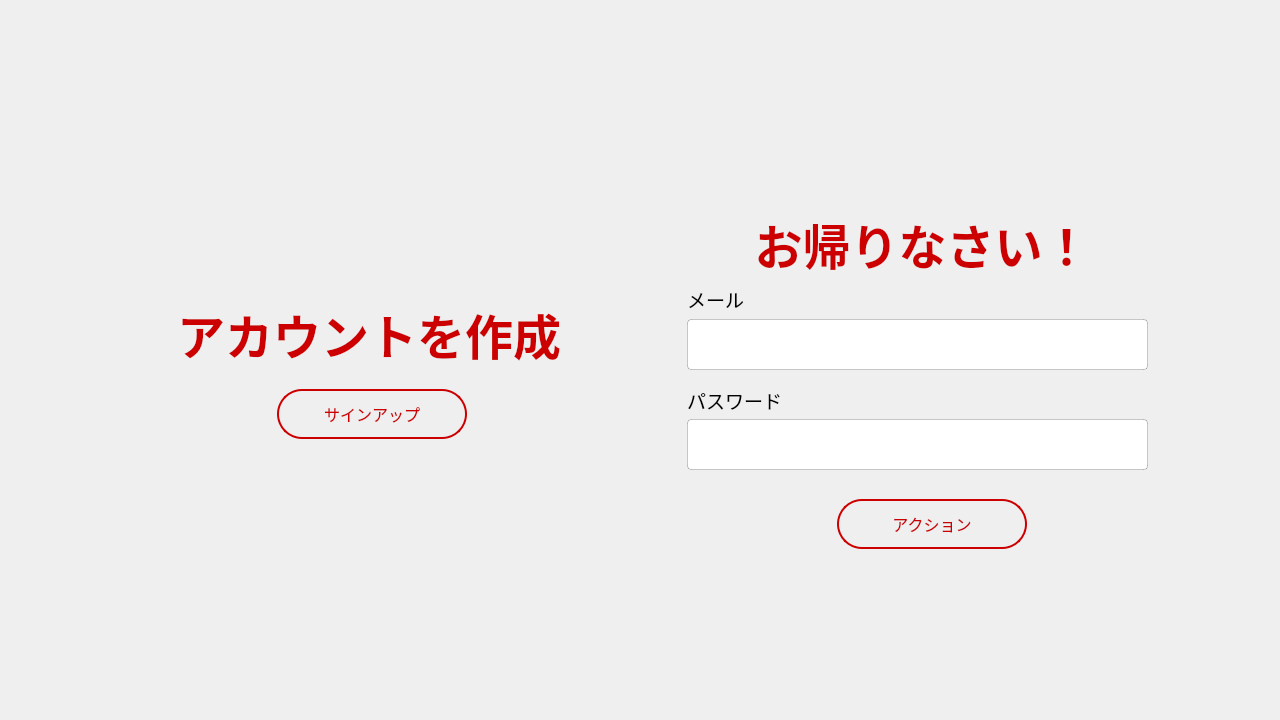
<?xml version="1.0" encoding="UTF-8"?>
<ui version="4.0">
 <class>LoginWindow</class>
 <widget class="QMainWindow" name="LoginWindow">
  <property name="geometry">
   <rect>
    <x>0</x>
    <y>0</y>
    <width>1280</width>
    <height>720</height>
   </rect>
  </property>
  <property name="windowTitle">
   <string>MainWindow</string>
  </property>
  <property name="styleSheet">
   <string notr="true">#label_2, #label, #label_11, #label_12 {
	color: rgba(255,255,255,0.9);
}</string>
  </property>
  <widget class="QWidget" name="centralwidget">
   <widget class="QStackedWidget" name="stackedWidget">
    <property name="geometry">
     <rect>
      <x>-1</x>
      <y>-1</y>
      <width>1281</width>
      <height>721</height>
     </rect>
    </property>
    <widget class="QWidget" name="page_1">
     <widget class="QWidget" name="container" native="true">
      <property name="geometry">
       <rect>
        <x>0</x>
        <y>0</y>
        <width>1281</width>
        <height>721</height>
       </rect>
      </property>
      <property name="styleSheet">
       <string notr="true">#container {
	background-image: url(:/img/img/login-bg.png);
}</string>
      </property>
      <widget class="QWidget" name="widget" native="true">
       <property name="geometry">
        <rect>
         <x>28</x>
         <y>40</y>
         <width>1220</width>
         <height>641</height>
        </rect>
       </property>
       <widget class="QWidget" name="widget_2" native="true">
        <property name="enabled">
         <bool>true</bool>
        </property>
        <property name="geometry">
         <rect>
          <x>0</x>
          <y>0</y>
          <width>581</width>
          <height>641</height>
         </rect>
        </property>
        <widget class="QLabel" name="label">
         <property name="geometry">
          <rect>
           <x>150</x>
           <y>240</y>
           <width>431</width>
           <height>111</height>
          </rect>
         </property>
         <property name="palette">
          <palette>
           <active>
            <colorrole role="WindowText">
             <brush brushstyle="SolidPattern">
              <color alpha="229">
               <red>255</red>
               <green>255</green>
               <blue>255</blue>
              </color>
             </brush>
            </colorrole>
            <colorrole role="Text">
             <brush brushstyle="SolidPattern">
              <color alpha="229">
               <red>255</red>
               <green>255</green>
               <blue>255</blue>
              </color>
             </brush>
            </colorrole>
            <colorrole role="ButtonText">
             <brush brushstyle="SolidPattern">
              <color alpha="229">
               <red>255</red>
               <green>255</green>
               <blue>255</blue>
              </color>
             </brush>
            </colorrole>
            <colorrole role="PlaceholderText">
             <brush brushstyle="NoBrush">
              <color alpha="128">
               <red>255</red>
               <green>255</green>
               <blue>255</blue>
              </color>
             </brush>
            </colorrole>
           </active>
           <inactive>
            <colorrole role="WindowText">
             <brush brushstyle="SolidPattern">
              <color alpha="229">
               <red>255</red>
               <green>255</green>
               <blue>255</blue>
              </color>
             </brush>
            </colorrole>
            <colorrole role="Text">
             <brush brushstyle="SolidPattern">
              <color alpha="229">
               <red>255</red>
               <green>255</green>
               <blue>255</blue>
              </color>
             </brush>
            </colorrole>
            <colorrole role="ButtonText">
             <brush brushstyle="SolidPattern">
              <color alpha="229">
               <red>255</red>
               <green>255</green>
               <blue>255</blue>
              </color>
             </brush>
            </colorrole>
            <colorrole role="PlaceholderText">
             <brush brushstyle="NoBrush">
              <color alpha="128">
               <red>255</red>
               <green>255</green>
               <blue>255</blue>
              </color>
             </brush>
            </colorrole>
           </inactive>
           <disabled>
            <colorrole role="WindowText">
             <brush brushstyle="SolidPattern">
              <color alpha="229">
               <red>255</red>
               <green>255</green>
               <blue>255</blue>
              </color>
             </brush>
            </colorrole>
            <colorrole role="Text">
             <brush brushstyle="SolidPattern">
              <color alpha="229">
               <red>255</red>
               <green>255</green>
               <blue>255</blue>
              </color>
             </brush>
            </colorrole>
            <colorrole role="ButtonText">
             <brush brushstyle="SolidPattern">
              <color alpha="229">
               <red>255</red>
               <green>255</green>
               <blue>255</blue>
              </color>
             </brush>
            </colorrole>
            <colorrole role="PlaceholderText">
             <brush brushstyle="NoBrush">
              <color alpha="128">
               <red>255</red>
               <green>255</green>
               <blue>255</blue>
              </color>
             </brush>
            </colorrole>
           </disabled>
          </palette>
         </property>
         <property name="font">
          <font>
           <family>Source Sans 3</family>
           <pointsize>36</pointsize>
           <weight>75</weight>
           <bold>true</bold>
          </font>
         </property>
         <property name="mouseTracking">
          <bool>true</bool>
         </property>
         <property name="styleSheet">
          <string notr="true"/>
         </property>
         <property name="text">
          <string>&lt;html&gt;&lt;head/&gt;&lt;body&gt;&lt;p&gt;&lt;span style=&quot; color:#cc0000;&quot;&gt;アカウントを作成&lt;/span&gt;&lt;/p&gt;&lt;/body&gt;&lt;/html&gt;</string>
         </property>
        </widget>
        <widget class="QPushButton" name="registerPushButton">
         <property name="geometry">
          <rect>
           <x>250</x>
           <y>350</y>
           <width>190</width>
           <height>50</height>
          </rect>
         </property>
         <property name="font">
          <font>
           <pointsize>12</pointsize>
          </font>
         </property>
         <property name="cursor">
          <cursorShape>PointingHandCursor</cursorShape>
         </property>
         <property name="styleSheet">
          <string notr="true">QPushButton {
	border: 2px solid rgb(204, 0, 0);
	color: rgba(204, 0, 0);	
	border-radius: 25px;
}

QPushButton:hover {
	background-color: rgb(204, 0, 0);
	color: #FFFFFF;
}</string>
         </property>
         <property name="text">
          <string>サインアップ</string>
         </property>
        </widget>
       </widget>
       <widget class="QWidget" name="widget_5" native="true">
        <property name="geometry">
         <rect>
          <x>510</x>
          <y>0</y>
          <width>721</width>
          <height>641</height>
         </rect>
        </property>
        <property name="sizePolicy">
         <sizepolicy hsizetype="Preferred" vsizetype="Preferred">
          <horstretch>0</horstretch>
          <verstretch>0</verstretch>
         </sizepolicy>
        </property>
        <widget class="QLabel" name="label_5">
         <property name="geometry">
          <rect>
           <x>170</x>
           <y>170</y>
           <width>431</width>
           <height>70</height>
          </rect>
         </property>
         <property name="font">
          <font>
           <family>Source Sans 3</family>
           <pointsize>36</pointsize>
           <weight>75</weight>
           <bold>true</bold>
          </font>
         </property>
         <property name="toolTip">
          <string>&lt;html&gt;&lt;head/&gt;&lt;body&gt;&lt;p&gt;&lt;span style=&quot; color:#cc0000;&quot;&gt;お帰りなさい！&lt;/span&gt;&lt;/p&gt;&lt;/body&gt;&lt;/html&gt;</string>
         </property>
         <property name="styleSheet">
          <string notr="true">color: rgb(204, 0, 0);
</string>
         </property>
         <property name="text">
          <string>お帰りなさい！</string>
         </property>
         <property name="alignment">
          <set>Qt::AlignCenter</set>
         </property>
        </widget>
        <widget class="QWidget" name="widget_3" native="true">
         <property name="geometry">
          <rect>
           <x>140</x>
           <y>240</y>
           <width>481</width>
           <height>111</height>
          </rect>
         </property>
         <property name="maximumSize">
          <size>
           <width>16777215</width>
           <height>16777215</height>
          </size>
         </property>
         <widget class="QLineEdit" name="emailLineEdit">
          <property name="geometry">
           <rect>
            <x>10</x>
            <y>40</y>
            <width>461</width>
            <height>51</height>
           </rect>
          </property>
          <property name="minimumSize">
           <size>
            <width>0</width>
            <height>50</height>
           </size>
          </property>
          <property name="maximumSize">
           <size>
            <width>16777215</width>
            <height>16777215</height>
           </size>
          </property>
          <property name="styleSheet">
           <string notr="true">border: 1px solid rgba(0,0,0,0.2);
border-radius: 4px;
padding-left: 10px;
</string>
          </property>
          <property name="echoMode">
           <enum>QLineEdit::Normal</enum>
          </property>
          <property name="placeholderText">
           <string/>
          </property>
         </widget>
         <widget class="QLabel" name="label_3">
          <property name="geometry">
           <rect>
            <x>10</x>
            <y>10</y>
            <width>61</width>
            <height>20</height>
           </rect>
          </property>
          <property name="maximumSize">
           <size>
            <width>16777215</width>
            <height>20</height>
           </size>
          </property>
          <property name="font">
           <font>
            <family>Source Sans 3</family>
            <pointsize>14</pointsize>
           </font>
          </property>
          <property name="styleSheet">
           <string notr="true">color: #000;</string>
          </property>
          <property name="text">
           <string>メール</string>
          </property>
         </widget>
        </widget>
        <widget class="QWidget" name="widget_4" native="true">
         <property name="geometry">
          <rect>
           <x>140</x>
           <y>350</y>
           <width>481</width>
           <height>101</height>
          </rect>
         </property>
         <widget class="QLabel" name="label_4">
          <property name="geometry">
           <rect>
            <x>10</x>
            <y>0</y>
            <width>121</width>
            <height>22</height>
           </rect>
          </property>
          <property name="font">
           <font>
            <family>Source Sans 3</family>
            <pointsize>14</pointsize>
           </font>
          </property>
          <property name="styleSheet">
           <string notr="true">color: #000;</string>
          </property>
          <property name="text">
           <string>パスワード</string>
          </property>
         </widget>
         <widget class="QLineEdit" name="passwordLineEdit">
          <property name="geometry">
           <rect>
            <x>10</x>
            <y>30</y>
            <width>461</width>
            <height>51</height>
           </rect>
          </property>
          <property name="styleSheet">
           <string notr="true">border: 1px solid rgba(0,0,0,0.2);
border-radius: 4px;
padding-left: 10px;</string>
          </property>
          <property name="text">
           <string/>
          </property>
          <property name="echoMode">
           <enum>QLineEdit::Password</enum>
          </property>
         </widget>
        </widget>
        <widget class="QPushButton" name="loginPushButton">
         <property name="geometry">
          <rect>
           <x>300</x>
           <y>460</y>
           <width>190</width>
           <height>50</height>
          </rect>
         </property>
         <property name="minimumSize">
          <size>
           <width>0</width>
           <height>50</height>
          </size>
         </property>
         <property name="maximumSize">
          <size>
           <width>190</width>
           <height>16777215</height>
          </size>
         </property>
         <property name="font">
          <font>
           <pointsize>12</pointsize>
          </font>
         </property>
         <property name="cursor">
          <cursorShape>PointingHandCursor</cursorShape>
         </property>
         <property name="styleSheet">
          <string notr="true">QPushButton {
	border: 2px solid rgb(204, 0, 0);
	color: rgba(204, 0, 0);	
	border-radius: 25px;
}

QPushButton:hover {
	background-color: rgb(204, 0, 0);
	color: #FFFFFF;
}</string>
         </property>
         <property name="text">
          <string>アクション</string>
         </property>
        </widget>
       </widget>
      </widget>
     </widget>
    </widget>
    <widget class="QWidget" name="page_3">
     <widget class="QWidget" name="container_2" native="true">
      <property name="geometry">
       <rect>
        <x>-1</x>
        <y>-1</y>
        <width>1281</width>
        <height>721</height>
       </rect>
      </property>
      <property name="styleSheet">
       <string notr="true">#container_2 {
	background-image: url(:/img/img/login-bg.png);
}</string>
      </property>
      <widget class="QWidget" name="widget_11" native="true">
       <property name="geometry">
        <rect>
         <x>29</x>
         <y>40</y>
         <width>1220</width>
         <height>641</height>
        </rect>
       </property>
       <widget class="QWidget" name="widget_12" native="true">
        <property name="geometry">
         <rect>
          <x>0</x>
          <y>0</y>
          <width>471</width>
          <height>641</height>
         </rect>
        </property>
        <widget class="QPushButton" name="loginPushButton_2">
         <property name="geometry">
          <rect>
           <x>240</x>
           <y>500</y>
           <width>190</width>
           <height>50</height>
          </rect>
         </property>
         <property name="font">
          <font>
           <pointsize>12</pointsize>
          </font>
         </property>
         <property name="cursor">
          <cursorShape>PointingHandCursor</cursorShape>
         </property>
         <property name="styleSheet">
          <string notr="true">QPushButton {
	border: 2px solid rgb(204, 0, 0);
	color: rgba(204, 0, 0);	
	border-radius: 25px;
}

QPushButton:hover {
	background-color: rgb(204, 0, 0);
	color: #FFFFFF;
}</string>
         </property>
         <property name="text">
          <string>サインイン</string>
         </property>
        </widget>
       </widget>
       <widget class="QWidget" name="widget_13" native="true">
        <property name="geometry">
         <rect>
          <x>470</x>
          <y>0</y>
          <width>761</width>
          <height>641</height>
         </rect>
        </property>
        <property name="sizePolicy">
         <sizepolicy hsizetype="Preferred" vsizetype="Preferred">
          <horstretch>0</horstretch>
          <verstretch>0</verstretch>
         </sizepolicy>
        </property>
        <widget class="QLabel" name="label_13">
         <property name="geometry">
          <rect>
           <x>190</x>
           <y>80</y>
           <width>411</width>
           <height>70</height>
          </rect>
         </property>
         <property name="font">
          <font>
           <family>Source Sans 3</family>
           <pointsize>36</pointsize>
           <weight>75</weight>
           <bold>true</bold>
          </font>
         </property>
         <property name="styleSheet">
          <string notr="true">color: rgb(204, 0, 0);</string>
         </property>
         <property name="text">
          <string>アカウントを作成！</string>
         </property>
         <property name="alignment">
          <set>Qt::AlignCenter</set>
         </property>
        </widget>
        <widget class="QWidget" name="widget_14" native="true">
         <property name="geometry">
          <rect>
           <x>140</x>
           <y>270</y>
           <width>481</width>
           <height>111</height>
          </rect>
         </property>
         <property name="maximumSize">
          <size>
           <width>16777215</width>
           <height>16777215</height>
          </size>
         </property>
         <widget class="QLineEdit" name="resgisterEmailLineEdit">
          <property name="geometry">
           <rect>
            <x>10</x>
            <y>40</y>
            <width>461</width>
            <height>51</height>
           </rect>
          </property>
          <property name="minimumSize">
           <size>
            <width>0</width>
            <height>50</height>
           </size>
          </property>
          <property name="maximumSize">
           <size>
            <width>16777215</width>
            <height>16777215</height>
           </size>
          </property>
          <property name="styleSheet">
           <string notr="true">border: 1px solid rgba(0,0,0,0.2);
border-radius: 4px;
padding-left: 10px;
</string>
          </property>
          <property name="echoMode">
           <enum>QLineEdit::Normal</enum>
          </property>
          <property name="placeholderText">
           <string/>
          </property>
         </widget>
         <widget class="QLabel" name="label_14">
          <property name="geometry">
           <rect>
            <x>10</x>
            <y>10</y>
            <width>61</width>
            <height>20</height>
           </rect>
          </property>
          <property name="maximumSize">
           <size>
            <width>16777215</width>
            <height>20</height>
           </size>
          </property>
          <property name="font">
           <font>
            <family>Source Sans 3</family>
            <pointsize>14</pointsize>
           </font>
          </property>
          <property name="styleSheet">
           <string notr="true">color: #000;</string>
          </property>
          <property name="text">
           <string>メール</string>
          </property>
         </widget>
         <widget class="QWidget" name="widget_16" native="true">
          <property name="geometry">
           <rect>
            <x>-10</x>
            <y>-120</y>
            <width>481</width>
            <height>111</height>
           </rect>
          </property>
          <property name="maximumSize">
           <size>
            <width>16777215</width>
            <height>16777215</height>
           </size>
          </property>
          <widget class="QLabel" name="label_16">
           <property name="geometry">
            <rect>
             <x>10</x>
             <y>10</y>
             <width>61</width>
             <height>20</height>
            </rect>
           </property>
           <property name="maximumSize">
            <size>
             <width>16777215</width>
             <height>20</height>
            </size>
           </property>
           <property name="font">
            <font>
             <family>Source Sans 3</family>
             <pointsize>14</pointsize>
            </font>
           </property>
           <property name="styleSheet">
            <string notr="true">color: #000;</string>
           </property>
           <property name="text">
            <string>Email</string>
           </property>
          </widget>
         </widget>
        </widget>
        <widget class="QWidget" name="widget_15" native="true">
         <property name="geometry">
          <rect>
           <x>140</x>
           <y>380</y>
           <width>481</width>
           <height>101</height>
          </rect>
         </property>
         <widget class="QLabel" name="label_15">
          <property name="geometry">
           <rect>
            <x>10</x>
            <y>0</y>
            <width>101</width>
            <height>22</height>
           </rect>
          </property>
          <property name="font">
           <font>
            <family>Source Sans 3</family>
            <pointsize>14</pointsize>
           </font>
          </property>
          <property name="styleSheet">
           <string notr="true">color: #000;</string>
          </property>
          <property name="text">
           <string>パスワード</string>
          </property>
         </widget>
         <widget class="QLineEdit" name="resgisterPasswordLineEdit">
          <property name="geometry">
           <rect>
            <x>10</x>
            <y>30</y>
            <width>461</width>
            <height>51</height>
           </rect>
          </property>
          <property name="styleSheet">
           <string notr="true">border: 1px solid rgba(0,0,0,0.2);
border-radius: 4px;
padding-left: 10px;</string>
          </property>
          <property name="text">
           <string/>
          </property>
          <property name="echoMode">
           <enum>QLineEdit::Password</enum>
          </property>
         </widget>
        </widget>
        <widget class="QPushButton" name="registerPushButton_2">
         <property name="geometry">
          <rect>
           <x>290</x>
           <y>500</y>
           <width>190</width>
           <height>50</height>
          </rect>
         </property>
         <property name="minimumSize">
          <size>
           <width>0</width>
           <height>50</height>
          </size>
         </property>
         <property name="maximumSize">
          <size>
           <width>190</width>
           <height>16777215</height>
          </size>
         </property>
         <property name="font">
          <font>
           <pointsize>12</pointsize>
          </font>
         </property>
         <property name="cursor">
          <cursorShape>PointingHandCursor</cursorShape>
         </property>
         <property name="styleSheet">
          <string notr="true">QPushButton {
	border: 2px solid rgb(204, 0, 0);
	color: rgba(204, 0, 0);	
	border-radius: 25px;
}

QPushButton:hover {
	background-color: rgb(204, 0, 0);
	color: #FFFFFF;
}</string>
         </property>
         <property name="text">
          <string>サインアップ</string>
         </property>
        </widget>
        <widget class="QWidget" name="widget_17" native="true">
         <property name="geometry">
          <rect>
           <x>140</x>
           <y>160</y>
           <width>481</width>
           <height>111</height>
          </rect>
         </property>
         <widget class="QLabel" name="label_17">
          <property name="geometry">
           <rect>
            <x>10</x>
            <y>10</y>
            <width>75</width>
            <height>22</height>
           </rect>
          </property>
          <property name="font">
           <font>
            <family>Source Sans 3</family>
            <pointsize>14</pointsize>
           </font>
          </property>
          <property name="text">
           <string>名前</string>
          </property>
         </widget>
         <widget class="QLineEdit" name="resgisterNameLineEdit">
          <property name="geometry">
           <rect>
            <x>10</x>
            <y>40</y>
            <width>461</width>
            <height>51</height>
           </rect>
          </property>
          <property name="styleSheet">
           <string notr="true">border: 1px solid rgba(0,0,0,0.2);
border-radius: 4px;
padding-left: 10px;
</string>
          </property>
         </widget>
        </widget>
       </widget>
      </widget>
     </widget>
    </widget>
   </widget>
  </widget>
 </widget>
 <resources/>
 <connections/>
</ui>
